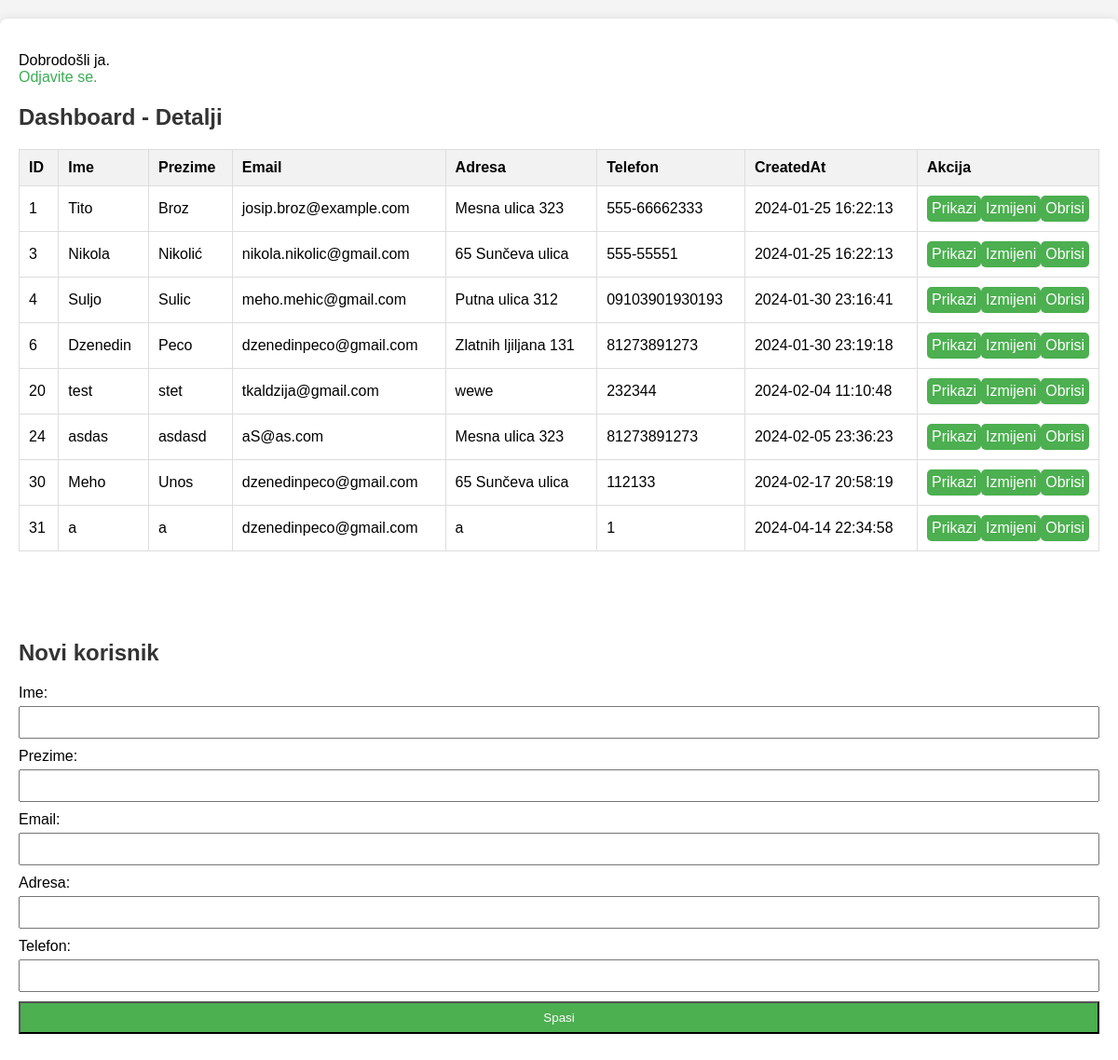
The page /home.php (signed in) on the database its author committed.
### tables this page shows
CREATE TABLE `user` (
  `ID` int(11) NOT NULL,
  `ime` varchar(255) NOT NULL,
  `prezime` varchar(255) NOT NULL,
  `email` varchar(255) NOT NULL,
  `adresa` varchar(255) DEFAULT NULL,
  `telefon` varchar(20) DEFAULT NULL,
  `createdAt` timestamp NOT NULL DEFAULT current_timestamp(),
  `updated_at` timestamp NULL DEFAULT NULL
);

### home.php (the view, shortened to what this page needs)
<?php
include 'connect.php';
$sql_select_all = "SELECT * FROM user";
$result_all = $conn->query($sql_select_all);
?>
<!DOCTYPE html>
<html lang="en">
<head>
</head>
<body>
    <div class="dashboard-container">
    <?php echo '<p>Dobrodošli ' . $_SESSION['username'] . '. <br> <a href="logout.php">Odjavite se.</a></p>';?>
            <h2>Dashboard - Detalji</h2>
        <table>
            <tr>
                <th>ID</th>
                <th>Ime</th>
                <th>Prezime</th>
                <th>Email</th>
                <th>Adresa</th>
                <th>Telefon</th>
                <th>CreatedAt</th>
                <th class="action-column">Akcija</th>
            </tr>
            <?php
            if ($result_all->num_rows > 0) {
                while ($row_all = $result_all->fetch_assoc()) {
                    echo "<tr>
                            <td>" . $row_all["ID"] . "</td>
                            <td>" . $row_all["ime"] . "</td>
                            <td>" . $row_all["prezime"] . "</td>
                            <td>" . $row_all["email"] . "</td>
                            <td>" . $row_all["adresa"] . "</td>
                            <td>" . $row_all["telefon"] . "</td>
                            <td>" . $row_all["createdAt"] . "</td>
                            <td class='action-column'>
                                <div class='action-links'>
                                    <a href='prikazi.php?id=" . $row_all["ID"] . "'>Prikazi</a>
                                    <a href='izmijeni.php?id=" . $row_all["ID"] . "'>Izmijeni</a>
                                    <a href='obrisi.php?id=" . $row_all["ID"] . "'>Obrisi</a>
                                </div>
                            </td>
                          </tr>";
                }
            } else {
                echo "<tr><td colspan='8'>Nema unosa za prikaz.</td></tr>";
            }
            ?>
        </table>
        <br><br>
        <br>
        <h2>Novi korisnik</h2>
        <form method="post" action="">
            <label for="ime">Ime:</label>
            <input type="text" id="ime" name="ime" required>
            <label for="prezime">Prezime:</label>
            <input type="text" id="prezime" name="prezime" required>
            <label for="email">Email:</label>
            <input type="email" id="email" name="email" required>
            <label for="adresa">Adresa:</label>
            <input type="text" id="adresa" name="adresa">
            <label for="telefon">Telefon:</label>
            <input type="text" id="telefon" name="telefon">
            <input type="submit" value="Spasi">
        </form>
    </div>
</body>
</html>

### home.php (style rules this page uses)
body { font-family: Arial, sans-serif; background-color: #f4f4f4; margin: 0; padding: 0; }
.dashboard-container { max-width: 1200px; margin: 20px auto; background-color: #fff; padding: 20px; border-radius: 8px; box-shadow: 0 0 10px rgba(0, 0, 0, 0.1); }
h2 { color: #333; }
form { margin-top: 20px; margin-bottom: 20px; }
label { display: block; margin-bottom: 5px; }
input { width: 100%; padding: 8px; margin-bottom: 10px; box-sizing: border-box; }
input[type="submit"] { background-color: #4caf50; color: #fff; cursor: pointer; }
table { width: 100%; margin-top: 20px; border-collapse: collapse; }
th, td { border: 1px solid #dddddd; text-align: left; padding: 10px; }
th { background-color: #f2f2f2; }
.action-column { width: 100px; }
.action-links { display: flex; justify-content: space-between; }
.action-links a { text-decoration: none; padding: 5px; border-radius: 5px; background-color: #4caf50; color: #fff; }
a { text-decoration: none; color: #3BAC53; text-align: center; }

### rows shown on the page
user: ID "1", ime "Tito", prezime "Broz", email "josip.broz@example.com", adresa "Mesna ulica 323", telefon "555-66662333", createdAt "2024-01-25 16:22:13"
user: ID "3", ime "Nikola", prezime "Nikolić", email "nikola.nikolic@gmail.com", adresa "65 Sunčeva ulica", telefon "555-55551", createdAt "2024-01-25 16:22:13"
user: ID "4", ime "Suljo", prezime "Sulic", email "meho.mehic@gmail.com", adresa "Putna ulica 312", telefon "09103901930193", createdAt "2024-01-30 23:16:41"
user: ID "6", ime "Dzenedin", prezime "Peco", email "dzenedinpeco@gmail.com", adresa "Zlatnih ljiljana 131", telefon "81273891273", createdAt "2024-01-30 23:19:18"
user: ID "20", ime "test", prezime "stet", email "tkaldzija@gmail.com", adresa "wewe", telefon "232344", createdAt "2024-02-04 11:10:48"
user: ID "24", ime "asdas", prezime "asdasd", email "aS@as.com", adresa "Mesna ulica 323", telefon "81273891273", createdAt "2024-02-05 23:36:23"
user: ID "30", ime "Meho", prezime "Unos", email "dzenedinpeco@gmail.com", adresa "65 Sunčeva ulica", telefon "112133", createdAt "2024-02-17 20:58:19"
user: ID "31", ime "a", prezime "a", email "dzenedinpeco@gmail.com", adresa "a", telefon "1", createdAt "2024-04-14 22:34:58"

### other values the page prints
$_SESSION['username'] "ja"
